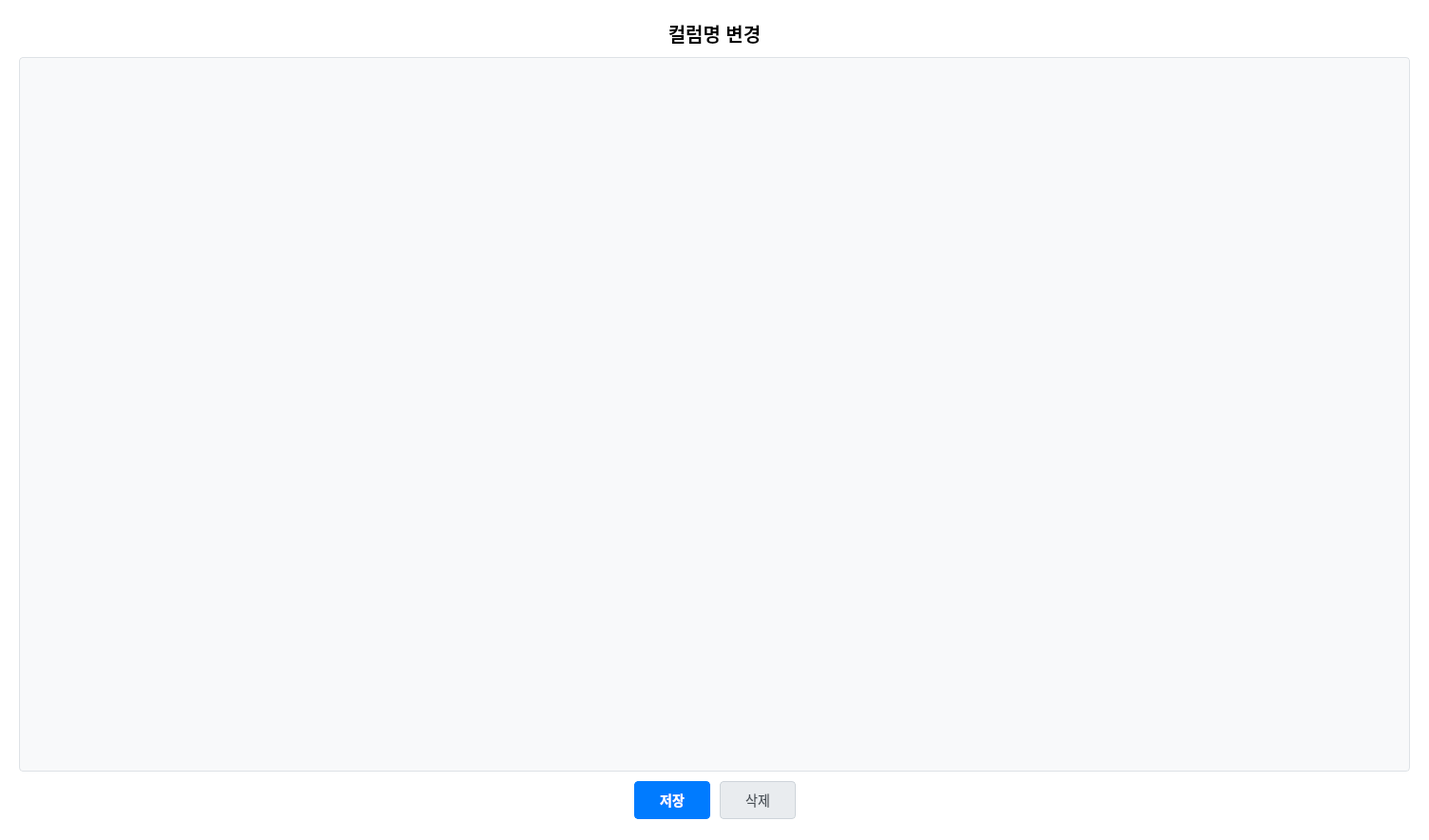
<?xml version="1.0" encoding="UTF-8"?>
<ui version="4.0">
 <class>RenameColumnsWidget</class>
 <widget class="QWidget" name="RenameColumnsWidget">
  <property name="geometry">
   <rect>
    <x>0</x>
    <y>0</y>
    <width>1503</width>
    <height>884</height>
   </rect>
  </property>
  <property name="styleSheet">
   <string notr="true">QWidget {
    background: white;
}
QLabel {
    color: #000000;
    font-size: 14px;
    background-color: transparent;
}
QLineEdit {
    padding: 8px 12px;
    border: 1px solid #ced4da;
    border-radius: 4px;
    background-color: #ffffff;
    font-size: 14px;
    min-height: 20px;
    color: #495057;
}
QLineEdit:focus {
    border: 1px solid #80bdff;
    outline: 0;
}
QPushButton {
    color: #495057;
    background-color: #e9ecef;
    border: 1px solid #ced4da;
    padding: 8px;
    border-radius: 4px;
    font-size: 14px;
}
QPushButton:hover {
    background-color: #dee2e6;
}
QPushButton#save_button {
    color: #fff;
    background-color: #007bff;
    border-color: #007bff;
    font-weight: bold;
}
QPushButton#save_button:hover {
    color: #fff;
    background-color: #0069d9;
    border-color: #0062cc;
}
QPushButton#save_button:pressed {
    background-color: #0062cc;
    border-color: #005cbf;
}</string>
  </property>
  <layout class="QVBoxLayout" name="verticalLayout">
   <property name="spacing">
    <number>10</number>
   </property>
   <property name="leftMargin">
    <number>20</number>
   </property>
   <property name="topMargin">
    <number>20</number>
   </property>
   <property name="rightMargin">
    <number>20</number>
   </property>
   <property name="bottomMargin">
    <number>20</number>
   </property>
   <item>
    <widget class="QLabel" name="title_label">
     <property name="styleSheet">
      <string notr="true">font-size: 20px;
font-weight: bold;
color: #000000;
background-color: transparent;</string>
     </property>
     <property name="text">
      <string>컬럼명 변경</string>
     </property>
     <property name="alignment">
      <set>Qt::AlignmentFlag::AlignCenter</set>
     </property>
    </widget>
   </item>
   <item>
    <widget class="QTableWidget" name="rename_columns_table">
     <property name="sizePolicy">
      <sizepolicy hsizetype="Expanding" vsizetype="Expanding">
       <horstretch>0</horstretch>
       <verstretch>1</verstretch>
      </sizepolicy>
     </property>
     <property name="minimumSize">
      <size>
       <width>0</width>
       <height>0</height>
      </size>
     </property>
     <property name="styleSheet">
      <string notr="true">QTableWidget {
    background-color: #f8f9fa;
    border: 1px solid #dee2e6;
    border-radius: 4px;
    gridline-color: #e9ecef;
    color: #212529;
}
QTableWidget::item {
    padding: 4px;
    border-bottom: 1px solid #e9ecef;
    color: #212529;
    background-color: white;
}
QTableWidget::item:selected {
    background-color: #e7f5ff;
    color: #212529;
}
QTableWidget::item:focus {
    outline: none;
    border: none;
    background: #e7f5ff;
}
QHeaderView::section {
    background-color: #f8f9fa;
    color: #212529;
    padding: 8px;
    border: none;
    border-right: 1px solid #dee2e6;
    border-bottom: 1px solid #dee2e6;
    font-weight: bold;
}
QScrollBar:vertical {
    border: none;
    background: #f8f9fa;
    width: 10px;
    margin: 0px;
}
QScrollBar::handle:vertical {
    background: #dee2e6;
    min-height: 20px;
    border-radius: 5px;
}
QScrollBar::handle:vertical:hover {
    background: #adb5bd;
}
QScrollBar::add-line:vertical, QScrollBar::sub-line:vertical {
    height: 0px;
}
QScrollBar::add-page:vertical, QScrollBar::sub-page:vertical {
    background: none;
}
QScrollBar:horizontal {
    border: none;
    background: #f8f9fa;
    height: 10px;
    margin: 0px;
}
QScrollBar::handle:horizontal {
    background: #dee2e6;
    min-width: 20px;
    border-radius: 5px;
}
QScrollBar::handle:horizontal:hover {
    background: #adb5bd;
}
QScrollBar::add-line:horizontal, QScrollBar::sub-line:horizontal {
    width: 0px;
}
QScrollBar::add-page:horizontal, QScrollBar::sub-page:horizontal {
    background: none;
}</string>
     </property>
     <property name="editTriggers">
      <set>QAbstractItemView::EditTrigger::NoEditTriggers</set>
     </property>
     <property name="selectionMode">
      <enum>QAbstractItemView::SelectionMode::NoSelection</enum>
     </property>
     <property name="rowCount">
      <number>5</number>
     </property>
     <property name="columnCount">
      <number>0</number>
     </property>
     <attribute name="horizontalHeaderVisible">
      <bool>true</bool>
     </attribute>
     <attribute name="verticalHeaderVisible">
      <bool>false</bool>
     </attribute>
     <row/>
     <row/>
     <row/>
     <row/>
     <row/>
    </widget>
   </item>
   <item>
    <layout class="QHBoxLayout" name="buttonLayout">
     <item>
      <spacer name="horizontalSpacer">
       <property name="orientation">
        <enum>Qt::Orientation::Horizontal</enum>
       </property>
       <property name="sizeHint" stdset="0">
        <size>
         <width>40</width>
         <height>20</height>
        </size>
       </property>
      </spacer>
     </item>
     <item>
      <widget class="QPushButton" name="save_button">
       <property name="minimumSize">
        <size>
         <width>80</width>
         <height>0</height>
        </size>
       </property>
       <property name="styleSheet">
        <string notr="true">QPushButton {
    color: #495057;
    background-color: #e9ecef;
    border: 1px solid #ced4da;
    padding: 8px;
    border-radius: 4px;
    font-size: 14px;
}
QPushButton:hover {
    background-color: #dee2e6;
}
QPushButton#save_button {
    color: #fff;
    background-color: #007bff;
    border-color: #007bff;
    font-weight: bold;
}
QPushButton#save_button:hover {
    color: #fff;
    background-color: #0069d9;
    border-color: #0062cc;
}
QPushButton#save_button:pressed {
    background-color: #0062cc;
    border-color: #005cbf;
}</string>
       </property>
       <property name="text">
        <string>저장</string>
       </property>
      </widget>
     </item>
     <item>
      <widget class="QPushButton" name="delete_btn">
       <property name="minimumSize">
        <size>
         <width>80</width>
         <height>0</height>
        </size>
       </property>
       <property name="styleSheet">
        <string notr="true">QPushButton {
    color: #495057;
    background-color: #e9ecef;
    border: 1px solid #ced4da;
    padding: 8px;
    border-radius: 4px;
    font-size: 14px;
}
QPushButton:hover {
    background-color: #dee2e6;
}</string>
       </property>
       <property name="text">
        <string>삭제</string>
       </property>
      </widget>
     </item>
     <item>
      <spacer name="horizontalSpacer_2">
       <property name="orientation">
        <enum>Qt::Orientation::Horizontal</enum>
       </property>
       <property name="sizeHint" stdset="0">
        <size>
         <width>40</width>
         <height>20</height>
        </size>
       </property>
      </spacer>
     </item>
    </layout>
   </item>
   <item>
    <spacer name="verticalSpacer">
     <property name="orientation">
      <enum>Qt::Orientation::Vertical</enum>
     </property>
     <property name="sizeHint" stdset="0">
      <size>
       <width>20</width>
       <height>2</height>
      </size>
     </property>
    </spacer>
   </item>
  </layout>
 </widget>
 <resources/>
 <connections/>
</ui>
